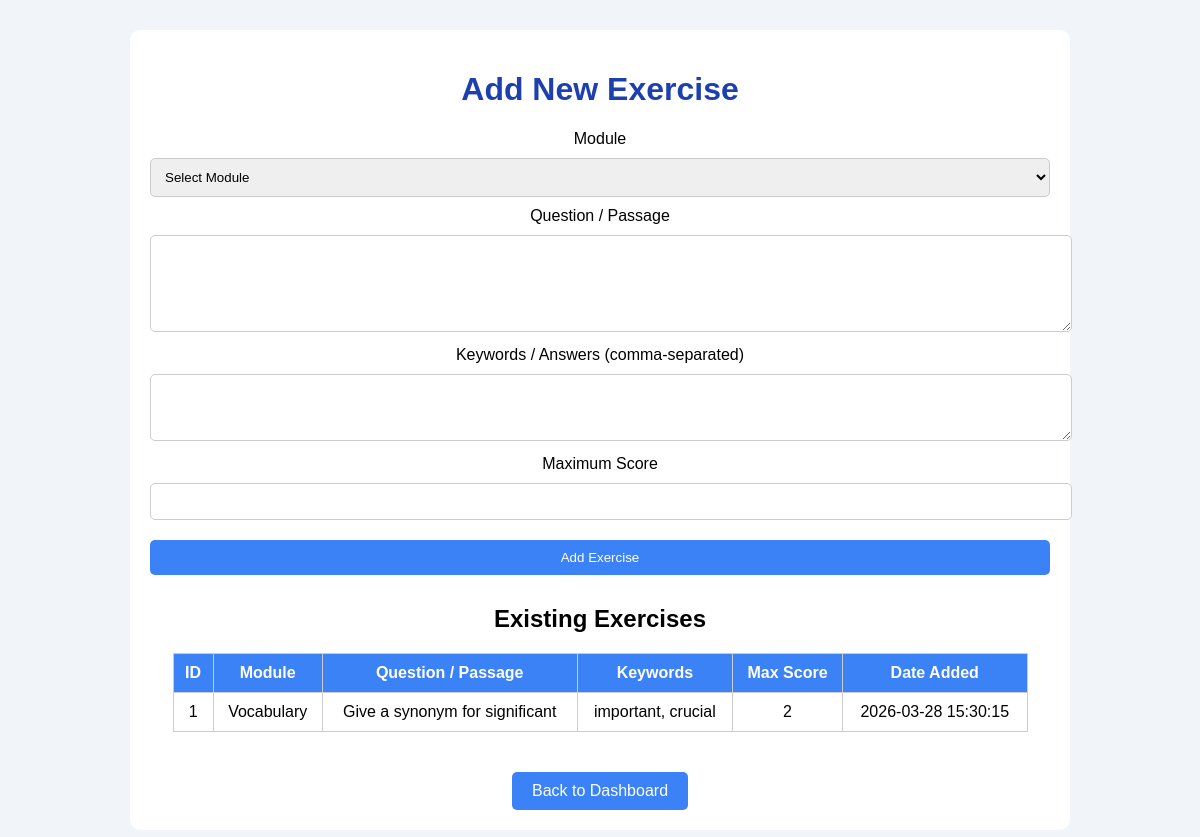
/addcontent.php (signed in), run on the app's committed database.
### tables this page shows
CREATE TABLE `content` (
  `id` int(11) NOT NULL,
  `module` varchar(50) NOT NULL,
  `question` text NOT NULL,
  `keywords` text NOT NULL,
  `max_score` int(11) NOT NULL,
  `date_added` datetime DEFAULT current_timestamp()
);

### addcontent.php (the view, shortened to what this page needs)
<?php
$host = "localhost";
$dbuser = "root";
$dbpass = "";
$dbname = "english_portal";
$conn = new mysqli($host, $dbuser, $dbpass, $dbname);
$contentResult = $conn->query("SELECT * FROM content ORDER BY date_added DESC");
?>
<!DOCTYPE html>
<html lang="en">
<head>
</head>
<body>
    <div class="container">
        <h1>Add New Exercise</h1>
        <form method="POST" action="">
            <label>Module</label>
            <select name="module" required>
                <option value="">Select Module</option>
            </select>
            <label>Question / Passage</label>
            <textarea name="question" rows="5" required></textarea>
            <label>Keywords / Answers (comma-separated)</label>
            <textarea name="keywords" rows="3" required></textarea>
            <label>Maximum Score</label>
            <input type="number" name="max_score" required>
            <input type="submit" name="submit" value="Add Exercise">
        </form>
        <h2>Existing Exercises</h2>
        <table>
            <tr>
                <th>ID</th>
                <th>Module</th>
                <th>Question / Passage</th>
                <th>Keywords</th>
                <th>Max Score</th>
                <th>Date Added</th>
            </tr>
            <?php
            if($contentResult->num_rows > 0){
                while($row = $contentResult->fetch_assoc()){
                    echo "<tr>
                        <td>".$row['id']."</td>
                        <td>".$row['module']."</td>
                        <td>".$row['question']."</td>
                        <td>".$row['keywords']."</td>
                        <td>".$row['max_score']."</td>
                        <td>".$row['date_added']."</td>
                    </tr>";
                }
            } else {
                echo "<tr><td colspan='6'>No exercises added yet</td></tr>";
            }
            ?>
        </table>
        <a href="teacher_dashboard.php" class="btn">Back to Dashboard</a>
    </div>
</body>
</html>

### addcontent.php (style rules this page uses)
body { font-family: Arial; background: #f1f5f9; text-align: center; }
.container { max-width: 900px; margin: 30px auto; padding: 20px; background: white; border-radius: 10px; }
h1 { color: #1e40af; }
form { margin: 20px 0; }
input, textarea, select { width: 100%; padding: 10px; margin: 10px 0; border-radius: 5px; border: 1px solid #ccc; }
input[type=submit] { background: #3b82f6; color: white; border: none; cursor: pointer; }
table { margin: 20px auto; border-collapse: collapse; width: 95%; }
th, td { border: 1px solid #ccc; padding: 10px; text-align: center; }
th { background-color: #3b82f6; color: white; }
a.btn { display: inline-block; margin-top: 20px; padding: 10px 20px; background: #3b82f6; color: white; text-decoration: none; border-radius: 5px; }

### data on the page
content: id "1", module "Vocabulary", question "Give a synonym for significant", keywords "important, crucial", max_score "2", date_added "2026-03-28 15:30:15"
